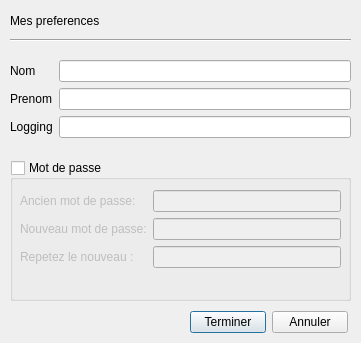
<?xml version="1.0" encoding="UTF-8"?>
<ui version="4.0">
 <class>UserPreferences</class>
 <widget class="QDialog" name="UserPreferences">
  <property name="geometry">
   <rect>
    <x>0</x>
    <y>0</y>
    <width>361</width>
    <height>343</height>
   </rect>
  </property>
  <property name="windowTitle">
   <string>Dialog</string>
  </property>
  <widget class="QLabel" name="label">
   <property name="geometry">
    <rect>
     <x>10</x>
     <y>10</y>
     <width>241</width>
     <height>21</height>
    </rect>
   </property>
   <property name="styleSheet">
    <string notr="true">font: 75 16pt &quot;Microsoft YaHei UI&quot;;</string>
   </property>
   <property name="text">
    <string>Mes preferences</string>
   </property>
  </widget>
  <widget class="Line" name="line">
   <property name="geometry">
    <rect>
     <x>10</x>
     <y>30</y>
     <width>341</width>
     <height>20</height>
    </rect>
   </property>
   <property name="orientation">
    <enum>Qt::Horizontal</enum>
   </property>
  </widget>
  <widget class="QGroupBox" name="groupPassword">
   <property name="geometry">
    <rect>
     <x>10</x>
     <y>160</y>
     <width>341</width>
     <height>141</height>
    </rect>
   </property>
   <property name="title">
    <string>Mot de passe</string>
   </property>
   <property name="checkable">
    <bool>true</bool>
   </property>
   <property name="checked">
    <bool>false</bool>
   </property>
   <widget class="QWidget" name="layoutWidget">
    <property name="geometry">
     <rect>
      <x>10</x>
      <y>30</y>
      <width>321</width>
      <height>91</height>
     </rect>
    </property>
    <layout class="QFormLayout" name="formLayout_2">
     <item row="0" column="0">
      <widget class="QLabel" name="label_5">
       <property name="text">
        <string>Ancien mot de passe:</string>
       </property>
      </widget>
     </item>
     <item row="0" column="1">
      <widget class="QLineEdit" name="odlPss">
       <property name="echoMode">
        <enum>QLineEdit::Password</enum>
       </property>
      </widget>
     </item>
     <item row="1" column="0">
      <widget class="QLabel" name="label_6">
       <property name="text">
        <string>Nouveau mot de passe:</string>
       </property>
      </widget>
     </item>
     <item row="1" column="1">
      <widget class="QLineEdit" name="newPass">
       <property name="echoMode">
        <enum>QLineEdit::Password</enum>
       </property>
      </widget>
     </item>
     <item row="2" column="0">
      <widget class="QLabel" name="label_7">
       <property name="text">
        <string>Repetez le nouveau :</string>
       </property>
      </widget>
     </item>
     <item row="2" column="1">
      <widget class="QLineEdit" name="rNewPass">
       <property name="echoMode">
        <enum>QLineEdit::Password</enum>
       </property>
      </widget>
     </item>
    </layout>
   </widget>
  </widget>
  <widget class="QWidget" name="layoutWidget">
   <property name="geometry">
    <rect>
     <x>10</x>
     <y>60</y>
     <width>341</width>
     <height>91</height>
    </rect>
   </property>
   <layout class="QFormLayout" name="formLayout">
    <item row="0" column="0">
     <widget class="QLabel" name="label_2">
      <property name="text">
       <string>Nom</string>
      </property>
     </widget>
    </item>
    <item row="1" column="0">
     <widget class="QLabel" name="label_3">
      <property name="text">
       <string>Prenom</string>
      </property>
     </widget>
    </item>
    <item row="1" column="1">
     <widget class="QLineEdit" name="lgnPrenom"/>
    </item>
    <item row="2" column="0">
     <widget class="QLabel" name="label_4">
      <property name="text">
       <string>Logging</string>
      </property>
     </widget>
    </item>
    <item row="2" column="1">
     <widget class="QLineEdit" name="lgnLoggin"/>
    </item>
    <item row="0" column="1">
     <widget class="QLineEdit" name="lgnNom"/>
    </item>
   </layout>
  </widget>
  <widget class="QWidget" name="">
   <property name="geometry">
    <rect>
     <x>190</x>
     <y>310</y>
     <width>158</width>
     <height>25</height>
    </rect>
   </property>
   <layout class="QHBoxLayout" name="horizontalLayout">
    <item>
     <widget class="QPushButton" name="btnFinish">
      <property name="text">
       <string>Terminer</string>
      </property>
     </widget>
    </item>
    <item>
     <widget class="QPushButton" name="btnAnnul">
      <property name="text">
       <string>Annuler</string>
      </property>
     </widget>
    </item>
   </layout>
  </widget>
 </widget>
 <resources/>
 <connections/>
</ui>
